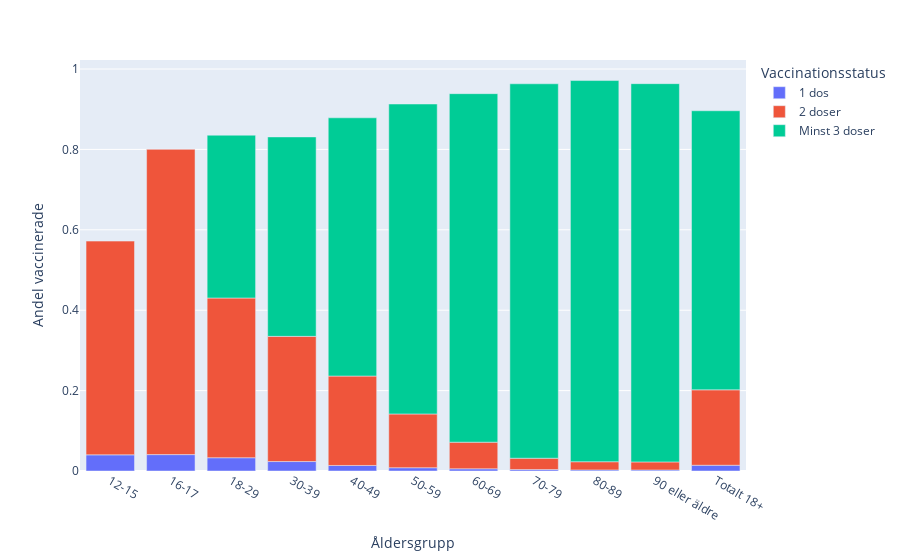

Notebook code cell kept with this figure:
### Code cell
px.bar(vaccinerade_1_till_3_doser_grouped, x = "Åldersgrupp", y = "Andel vaccinerade", color = "Vaccinationsstatus")

### Figure 1 — Plotly figure (JSON) as saved in the notebook; plotly's stock layout.template omitted (floating-point values rounded to 4 significant figures)
{"data": [{"alignmentgroup": "True", "hovertemplate": "Vaccinationsstatus=1 dos<br>Åldersgrupp=%{x}<br>Andel vaccinerade=%{y}<extra></extra>", "legendgroup": "1 dos", "marker": {"color": "#636efa", "pattern": {"shape": ""}}, "name": "1 dos", "offsetgroup": "1 dos", "orientation": "v", "showlegend": true, "textposition": "auto", "type": "bar", "x": ["12-15", "16-17", "18-29", "30-39", "40-49", "50-59", "60-69", "70-79", "80-89", "90 eller äldre", "Totalt 18+"], "xaxis": "x", "y": [0.04019, 0.0408, 0.033, 0.02348, 0.01377, 0.008128, 0.005501, 0.003488, 0.002724, 0.002569, 0.01434], "yaxis": "y"}, {"alignmentgroup": "True", "hovertemplate": "Vaccinationsstatus=2 doser<br>Åldersgrupp=%{x}<br>Andel vaccinerade=%{y}<extra></extra>", "legendgroup": "2 doser", "marker": {"color": "#EF553B", "pattern": {"shape": ""}}, "name": "2 doser", "offsetgroup": "2 doser", "orientation": "v", "showlegend": true, "textposition": "auto", "type": "bar", "x": ["12-15", "16-17", "18-29", "30-39", "40-49", "50-59", "60-69", "70-79", "80-89", "90 eller äldre", "Totalt 18+"], "xaxis": "x", "y": [0.5317, 0.7594, 0.3974, 0.3115, 0.2224, 0.1338, 0.06615, 0.02831, 0.02034, 0.02, 0.1876], "yaxis": "y"}, {"alignmentgroup": "True", "hovertemplate": "Vaccinationsstatus=Minst 3 doser<br>Åldersgrupp=%{x}<br>Andel vaccinerade=%{y}<extra></extra>", "legendgroup": "Minst 3 doser", "marker": {"color": "#00cc96", "pattern": {"shape": ""}}, "name": "Minst 3 doser", "offsetgroup": "Minst 3 doser", "orientation": "v", "showlegend": true, "textposition": "auto", "type": "bar", "x": ["18-29", "30-39", "40-49", "50-59", "60-69", "70-79", "80-89", "90 eller äldre", "Totalt 18+"], "xaxis": "x", "y": [0.405, 0.4962, 0.6424, 0.7711, 0.867, 0.9315, 0.9483, 0.941, 0.6942], "yaxis": "y"}], "layout": {"barmode": "relative", "legend": {"title": {"text": "Vaccinationsstatus"}, "tracegroupgap": 0}, "margin": {"t": 60}, "xaxis": {"anchor": "y", "domain": [0, 1], "title": {"text": "Åldersgrupp"}}, "yaxis": {"anchor": "x", "domain": [0, 1], "title": {"text": "Andel vaccinerade"}}}}
